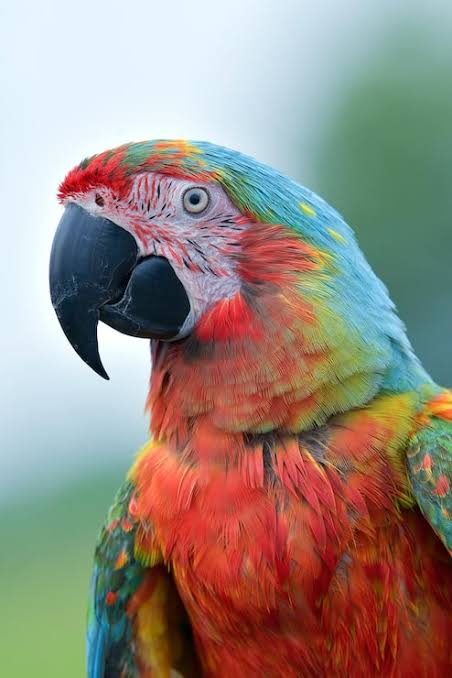
#> input picture Tps/TP7/TP 7/exercice 3/image.png, 452 x 678 px
$ python exo3.py
#> lines starting #> are read from the running program, lines starting #| are printed output that depends on the picture
import cv2
import numpy as np
import matplotlib.pyplot as plt


image = cv2.imread("image.png")
#> image is the input picture: shape (678, 452, 3); mean B, G, R 129, 138.2, 151.5
image = cv2.cvtColor(image, cv2.COLOR_BGR2RGB)


noisy = image.copy()

prob = 0.5

random = np.random.random(noisy.shape[:2])

noisy[random < prob/2] = 0
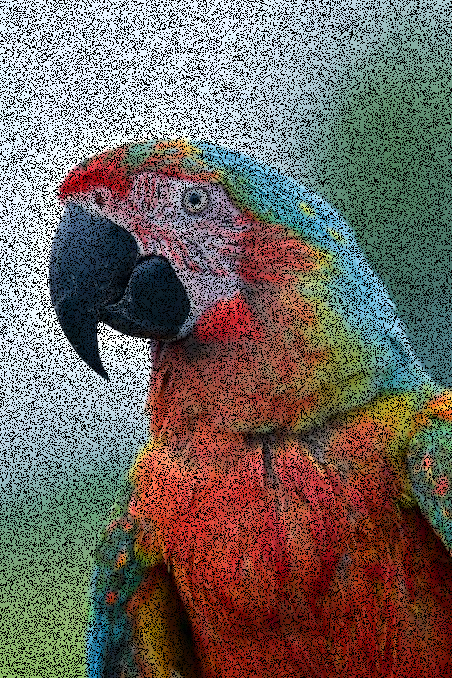
#> noisy: shape (678, 452, 3); mean R, G, B 113.5, 103.4, 96.5
noisy[random > 1 - prob/2] = 255
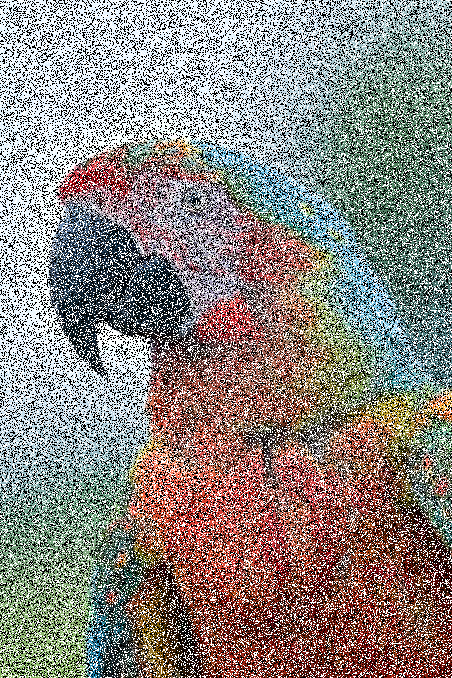
#> noisy: shape (678, 452, 3); mean R, G, B 139.3, 132.7, 128.1

median = cv2.medianBlur(noisy, 5)
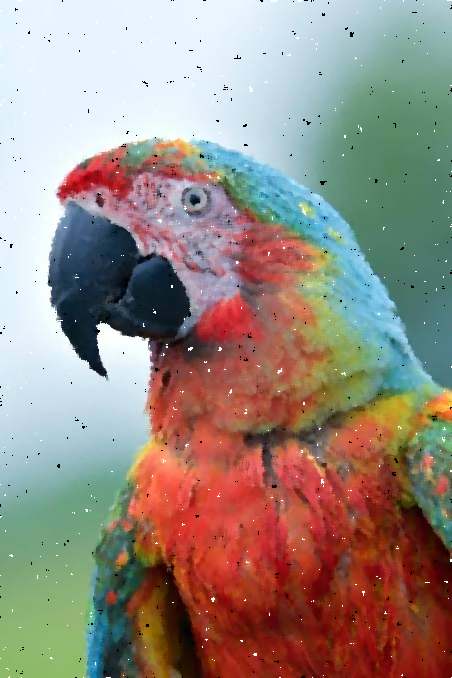
#> median: shape (678, 452, 3); mean R, G, B 151.5, 138.2, 129
gaussian = cv2.GaussianBlur(noisy, (5, 5), 0)
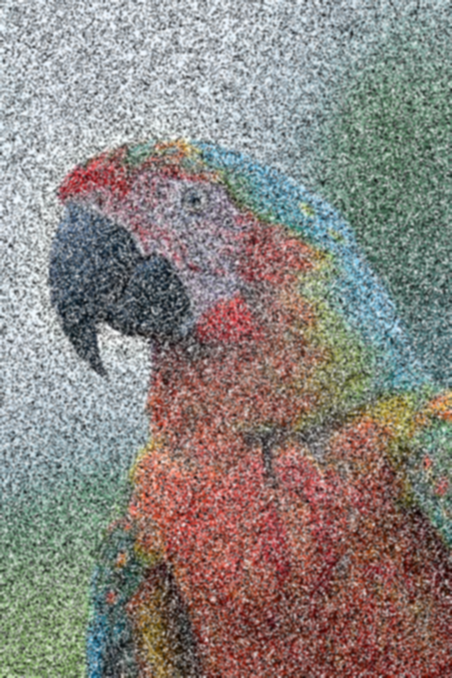
#> gaussian: shape (678, 452, 3); mean R, G, B 139.3, 132.7, 128.1
mean = cv2.blur(noisy, (5, 5))
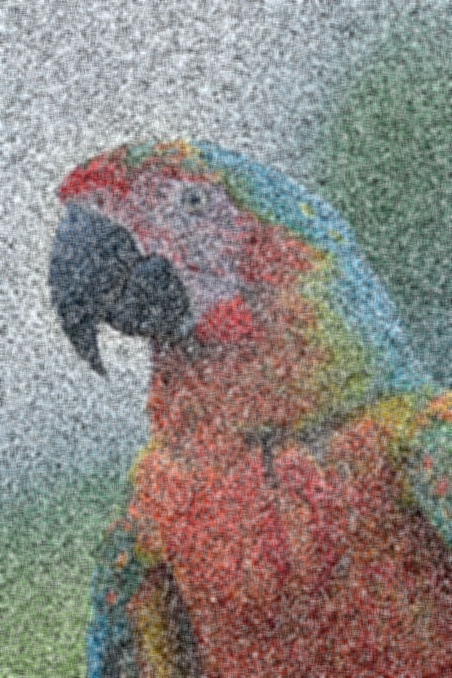
#> mean: shape (678, 452, 3); mean R, G, B 139.3, 132.7, 128.1


plt.figure(figsize =(12,8))

images = [
    image ,
    noisy ,
    gaussian ,
    mean ,
    median
]


titles = [
    "Originale.jpg" ,
    "Noisy.jpg" ,
    "Gaussian.jpg" ,
    "Mean.jpg" ,
    "Median.jpg"
]

for i in range(5):
    plt.subplot(2, 3, i+1)
    plt.imshow(images[i])
    plt.title(titles[i])
    plt.axis("off")
    image = cv2.cvtColor(images[i], cv2.COLOR_RGB2BGR)
    cv2.imwrite(titles[i],image)

plt.show()
